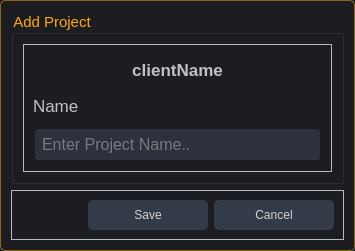
<?xml version="1.0" encoding="UTF-8"?>
<ui version="4.0">
 <class>Pro_Dialog</class>
 <widget class="QDialog" name="Pro_Dialog">
  <property name="windowModality">
   <enum>Qt::ApplicationModal</enum>
  </property>
  <property name="geometry">
   <rect>
    <x>0</x>
    <y>0</y>
    <width>355</width>
    <height>251</height>
   </rect>
  </property>
  <property name="windowTitle">
   <string>Dialog</string>
  </property>
  <property name="styleSheet">
   <string notr="true">QDialog{
	background-color: rgb(27, 29, 35);
border:1px solid rgba(255, 170, 0,0.5);
border-radius:5px}
/* LINE EDIT */
QLineEdit {
	background-color: rgb(44, 49, 60);
	border-radius: 5px;
	border: 2px solid rgb(27, 29, 35);
	padding-left: 10px;
}
QLineEdit:hover {
	border: 2px solid rgb(64, 71, 88);
}
QLineEdit:focus {
	border: 2px solid rgb(91, 101, 124);
}
QPushButton {
	border: 2px solid rgb(52, 59, 72);
	border-radius: 5px;	
	background-color: rgb(52, 59, 72);
	color: rgb(210, 210, 210);
}
QPushButton:hover {
	background-color: rgb(57, 65, 80);
	border: 2px solid rgb(61, 70, 86);
}
QPushButton:pressed {	
	background-color: rgb(35, 40, 49);
	border: 2px solid rgb(43, 50, 61);
}
</string>
  </property>
  <property name="modal">
   <bool>true</bool>
  </property>
  <layout class="QGridLayout" name="gridLayout_3">
   <item row="0" column="0">
    <widget class="QGroupBox" name="groupBox">
     <property name="font">
      <font>
       <pointsize>11</pointsize>
      </font>
     </property>
     <property name="styleSheet">
      <string notr="true">color: rgb(255, 170, 0);</string>
     </property>
     <property name="title">
      <string>Add Project</string>
     </property>
     <layout class="QGridLayout" name="gridLayout">
      <item row="4" column="0">
       <widget class="QFrame" name="frame">
        <property name="styleSheet">
         <string notr="true">color: rgb(193, 193, 193);</string>
        </property>
        <property name="frameShape">
         <enum>QFrame::StyledPanel</enum>
        </property>
        <property name="frameShadow">
         <enum>QFrame::Raised</enum>
        </property>
        <layout class="QGridLayout" name="gridLayout_2">
         <item row="0" column="0">
          <widget class="QLabel" name="cli_name_label">
           <property name="font">
            <font>
             <family>Segoe UI</family>
             <pointsize>13</pointsize>
             <weight>75</weight>
             <bold>true</bold>
            </font>
           </property>
           <property name="text">
            <string>clientName</string>
           </property>
           <property name="alignment">
            <set>Qt::AlignCenter</set>
           </property>
          </widget>
         </item>
         <item row="1" column="0">
          <widget class="QLabel" name="label">
           <property name="font">
            <font>
             <pointsize>13</pointsize>
            </font>
           </property>
           <property name="text">
            <string>Name</string>
           </property>
          </widget>
         </item>
         <item row="2" column="0">
          <widget class="QLineEdit" name="pro_name_text">
           <property name="font">
            <font>
             <pointsize>12</pointsize>
            </font>
           </property>
           <property name="styleSheet">
            <string notr="true">padding:5px;</string>
           </property>
           <property name="placeholderText">
            <string>Enter Project Name..</string>
           </property>
          </widget>
         </item>
        </layout>
       </widget>
      </item>
     </layout>
    </widget>
   </item>
   <item row="1" column="0">
    <widget class="QFrame" name="frame_2">
     <property name="maximumSize">
      <size>
       <width>16777215</width>
       <height>50</height>
      </size>
     </property>
     <property name="frameShape">
      <enum>QFrame::StyledPanel</enum>
     </property>
     <property name="frameShadow">
      <enum>QFrame::Raised</enum>
     </property>
     <layout class="QHBoxLayout" name="horizontalLayout">
      <item>
       <spacer name="horizontalSpacer">
        <property name="orientation">
         <enum>Qt::Horizontal</enum>
        </property>
        <property name="sizeHint" stdset="0">
         <size>
          <width>40</width>
          <height>20</height>
         </size>
        </property>
       </spacer>
      </item>
      <item>
       <widget class="QPushButton" name="pro_save_btn">
        <property name="minimumSize">
         <size>
          <width>120</width>
          <height>30</height>
         </size>
        </property>
        <property name="font">
         <font>
          <pointsize>9</pointsize>
         </font>
        </property>
        <property name="text">
         <string>Save</string>
        </property>
        <property name="icon">
         <iconset>
          <normaloff>:/16x16/icons/16x16/cil-save.png</normaloff>:/16x16/icons/16x16/cil-save.png</iconset>
        </property>
       </widget>
      </item>
      <item>
       <widget class="QPushButton" name="pro_cancel_btn">
        <property name="minimumSize">
         <size>
          <width>120</width>
          <height>30</height>
         </size>
        </property>
        <property name="font">
         <font>
          <pointsize>9</pointsize>
         </font>
        </property>
        <property name="text">
         <string>Cancel</string>
        </property>
        <property name="icon">
         <iconset>
          <normaloff>:/16x16/icons/16x16/cil-x.png</normaloff>:/16x16/icons/16x16/cil-x.png</iconset>
        </property>
       </widget>
      </item>
     </layout>
    </widget>
   </item>
  </layout>
 </widget>
 <resources>
  <include location="../../files.qrc"/>
 </resources>
 <connections/>
</ui>
